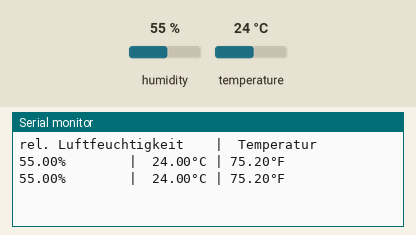
This sketch was run on a simulated Arduino Uno, built with avr-gcc and run on an emulated ATmega328P. Shown: the last lines printed to the serial monitor. Inputs (shaded band) come from the test bench; at power-on: humidity 55 %, temperature 24 °C.

Above: at 4.8 s.
4.9 s: humidity set to 22 %
At 7.1 s:
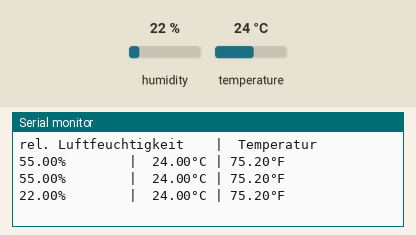
7.9 s: temperature set to 12 °C
At 9.5 s:
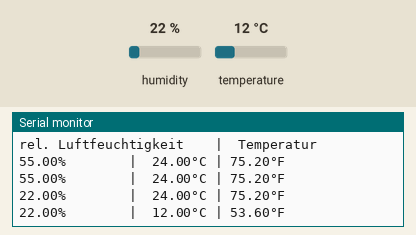
10.9 s: humidity set to 40 %
At 13.1 s:
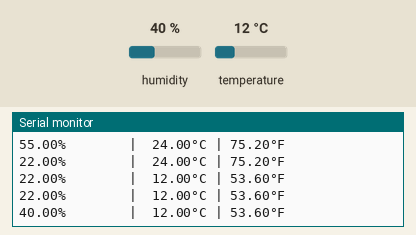
Timing chart, 0 to 14.6 s (numbered marks = the images above; inputs shaded):
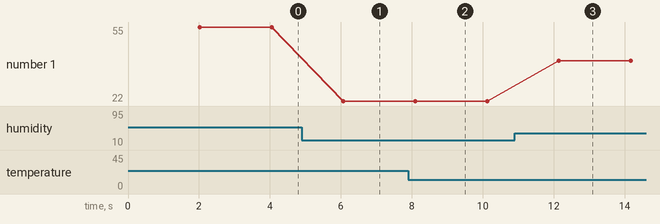

Measured:
- after the input at 4.9 s, the serial monitor: prints a new line after 1.2 s (image 1)
- after the input at 7.9 s, the serial monitor: prints a new line after 0.20 s (image 2)
- after the input at 10.9 s, the serial monitor: prints a new line after 1.2 s (image 3)
- plotted number 1: 55 → 22 after the input at 4.9 s, 22 → 40 after the input at 10.9 s

The sketch:

dht11.ino
```cpp
#include "DHT.h" //einbinden der Adafruit Blibothek DHT11

//der Sensor ist am digitalen Pin D3 angeschlossen
#define DHTPIN 3

//Die verwendete Bibliothek kann für den DHT11, DHT22 verwendet werden, daher
//muessen wir definieren welchen Sensor wir ansprechen möchten.
#define DHTTYPE DHT11

//initialisieren eines Objektes fuer das spaetere auslesen der Daten
DHT dht(DHTPIN, DHTTYPE);

void setup() {
  //beginn der seriellen Kommunikation mit 9600 baud
  Serial.begin(9600);

  //beginn der Kommunikation mit dem Sensor
  dht.begin();

  //ausgeben eines Tabellenkopfes auf der seriellen Schnittstelle
  Serial.println("rel. Luftfeuchtigkeit\t\t|\tTemperatur");
}

void loop() {
  //eine kleine Pause von 2sek.
  //Der DHT11 Sensor liefert alle 1,5sek. einen neuen Messwert.
  delay(2000);

  //lesen der Daten
  float h = dht.readHumidity(); //relative Luftfeuchtigkeit
  float t = dht.readTemperature(); //Temperatur in Celsius
  float f = dht.readTemperature(true); //Temperatur in Fahrenheit

  //wenn eines der gelesenen Werte ungueltig ist dann...
  if (isnan(h) || isnan(t) || isnan(f)) {
    Serial.println("Fehler beim lesen der Daten vom DHT Sensor!");
    return;
  }

  //Ausgabe der Daten auf der seriellen Schnittstelle.
  Serial.print(h);
  Serial.print("%");
  Serial.print("\t\t\t\t|\t");
  Serial.print(t);
  Serial.print("°C");
  Serial.print(" | ");
  Serial.print(f);
  Serial.print("°F");
  Serial.println("");
}
```
